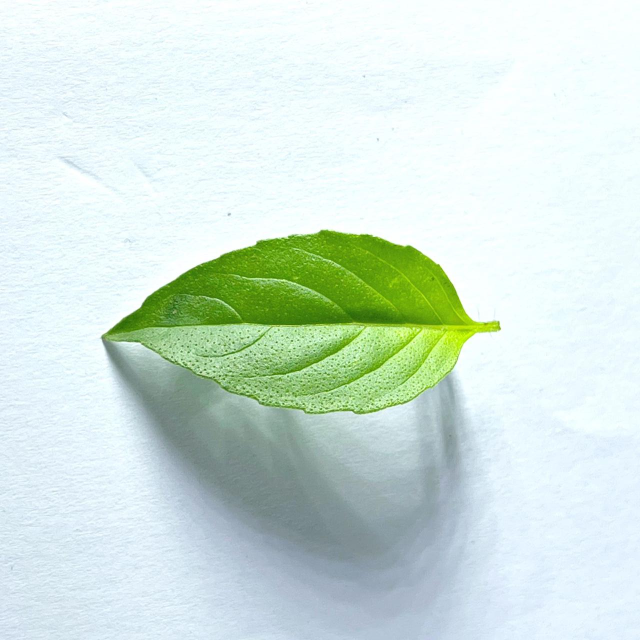
#> input picture images/daun_kemangi/026.jpeg, 1280 x 1280 px, found by its file name (shown at 1/2 size)
$ jupyter execute if_basic_command.ipynb   (shell and % lines are left out)
#> lines starting #> are read from the running program, lines starting #| are printed output that depends on the picture; after the words box and inside, x2 and y2 are one past the last pixel; in counts of white or black regions, pixels touching at a corner belong together
[cell 1]
from matplotlib import pyplot as plt
import numpy as np
import argparse
import imutils
import cv2

[cell 2]
def plt_imshow(title, image):
	# convert the image frame BGR to RGB color space and display it
	image = cv2.cvtColor(image, cv2.COLOR_BGR2RGB)
	plt.imshow(image)
	plt.title(title)
	plt.grid(False)
	plt.show()

[cell 3]
args = {
	"image": "026.jpeg",
}

[cell 4]
image = cv2.imread(args["image"])
#> image is the input picture: shape (1280, 1280, 3); mean B, G, R 218.8, 228, 210
(h, w, c) = image.shape[:3]
#> h = 1280; w = 1280; c = 3

# display the image width, height, and number of channels to our
# terminal
print("width: {} pixels".format(image.shape[1]))
#| width: 1280 pixels
print("height: {}  pixels".format(image.shape[0]))
#| height: 1280  pixels
print("channels: {}".format(image.shape[2]))
#| channels: 3

[cell 5]
plt_imshow("Image", image)

# save the image back to disk (OpenCV handles converting image
# filetypes automatically)
cv2.imwrite("026_new.jpeg", image)
#> Out = True

No. 2
Rotation

[cell 6]
image = cv2.imread(args["image"])
plt_imshow("Original", image)

# grab the dimensions of the image and calculate the center of the
# image
(h, w) = image.shape[:2]
(cX, cY) = (w // 2, h // 2)
#> cX = 640; cY = 640

# rotate our image by 45 degrees around the center of the image
M = cv2.getRotationMatrix2D((cX, cY), 45, 1.0)
rotated = cv2.warpAffine(image, M, (w, h))
plt_imshow("Rotated by 45 Degrees", rotated)

# rotate our image by -90 degrees around the image
M = cv2.getRotationMatrix2D((cX, cY), -90, 1.0)
rotated = cv2.warpAffine(image, M, (w, h))
plt_imshow("Rotated by -90 Degrees", rotated)

[cell 7]
# rotate our image around an arbitrary point rather than the center
M = cv2.getRotationMatrix2D((10, 10), 45, 1.0)
rotated = cv2.warpAffine(image, M, (w, h))
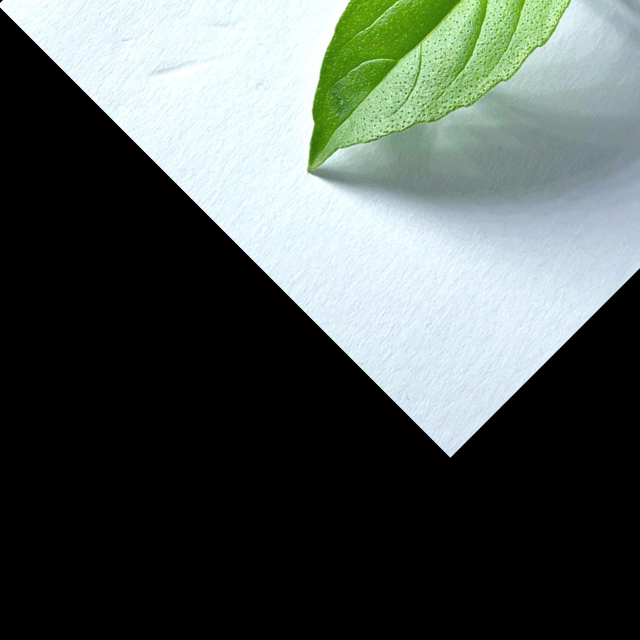
#> rotated: shape (1280, 1280, 3) (shown at 1/2 size); mean B, G, R 86.4, 90.5, 81.5
plt_imshow("Rotated by Arbitrary Point", rotated)

[cell 8]
# use our imutils function to rotate an image 180 degrees
rotated = imutils.rotate(image, 180)
plt_imshow("Rotated by 180 Degrees", rotated)

[cell 9]
# rotate our image by 33 degrees counterclockwise, ensuring the
# entire rotated image still views in the viewing area
rotated = imutils.rotate_bound(image, -33)
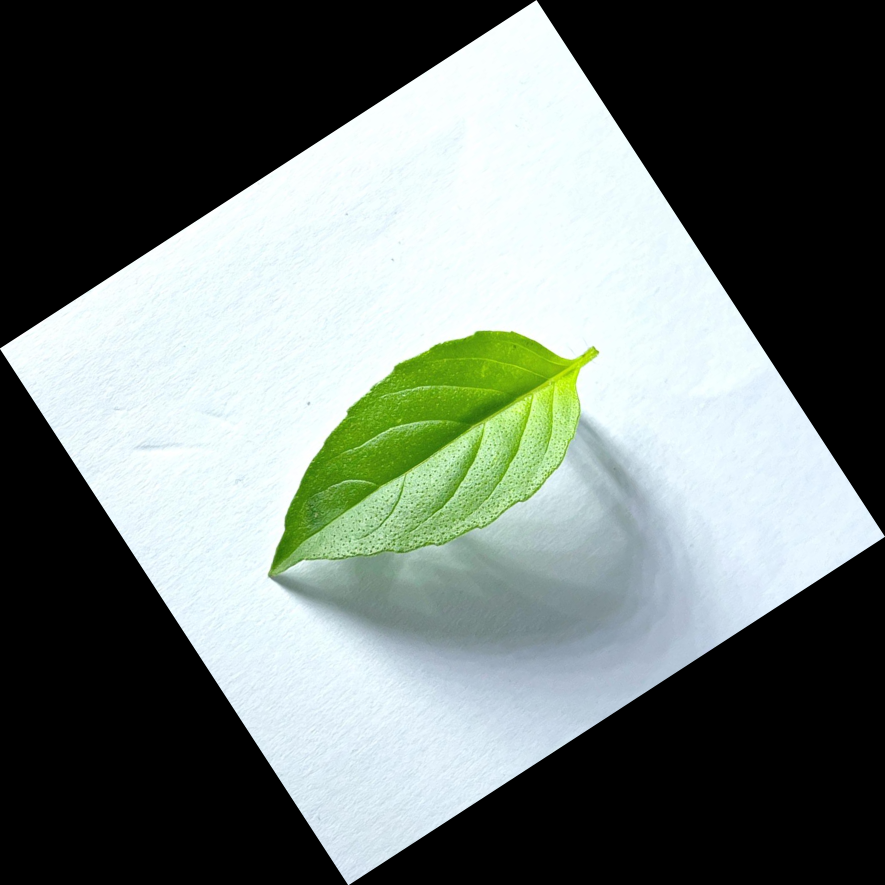
#> rotated: shape (1770, 1770, 3) (shown at 1/2 size); mean B, G, R 114.4, 119.3, 109.8
plt_imshow("Rotated Without Cropping", rotated)

No. 3
Resize

[cell 10]
# load the original input image and display it to our screen
image = cv2.imread(args["image"])
plt_imshow("Original", image)

# let's resize our image to be 150 pixels wide, but in order to
# prevent our resized image from being skewed/distorted, we must
# first calculate the ratio of the *new* width to the *old* width
r = 150.0 / image.shape[1]
#> r = 0.117
dim = (150, int(image.shape[0] * r))
#> dim = (150, 150)

# perform the actual resizing of the image
resized = cv2.resize(image, dim, interpolation=cv2.INTER_AREA)
plt_imshow("Resized (Width)", resized)

[cell 11]
# let's resize the image to have a width of 50 pixels, again keeping
# in mind the aspect ratio
r = 50.0 / image.shape[0]
#> r = 0.0391
dim = (int(image.shape[1] * r), 50)
#> dim = (50, 50)

# perform the resizing
resized = cv2.resize(image, dim, interpolation=cv2.INTER_AREA)
#> resized: shape (50, 50, 3)
plt_imshow("Resized (Height)", resized)

[cell 12]
# calculating the ratio each and every time we want to resize an
# image is a real pain, so let's use the imutils convenience
# function which will *automatically* maintain our aspect ratio
# for us
resized = imutils.resize(image, width=100)
#> resized: shape (100, 100, 3)
plt_imshow("Resized via imutils", resized)

[cell 13]
# construct the list of interpolation methods in OpenCV
methods = [
	("cv2.INTER_NEAREST", cv2.INTER_NEAREST),
	("cv2.INTER_LINEAR", cv2.INTER_LINEAR),
	("cv2.INTER_AREA", cv2.INTER_AREA),
	("cv2.INTER_CUBIC", cv2.INTER_CUBIC),
	("cv2.INTER_LANCZOS4", cv2.INTER_LANCZOS4)]

# loop over the interpolation methods
for (name, method) in methods:
	# increase the size of the image by 3x using the current
	# interpolation method
	print("[INFO] {}".format(name))
	resized = imutils.resize(image, width=image.shape[1] * 3,
		inter=method)
	plt_imshow("Method: {}".format(name), resized)

No. 4
Flipping

[cell 14]
# load the original input image and display it to our screen
image = cv2.imread(args["image"])
plt_imshow("Original", image)

# flip the image horizontally
print("[INFO] flipping image horizontally...")
flipped = cv2.flip(image, 1)
plt_imshow("Flipped Horizontally", flipped)

[cell 15]
# flip the image vertically
flipped = cv2.flip(image, 0)
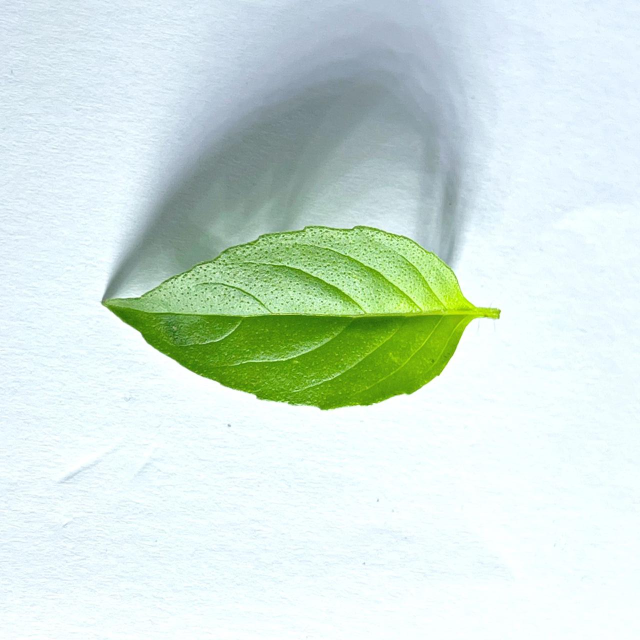
#> flipped: shape (1280, 1280, 3) (shown at 1/2 size); mean B, G, R 218.8, 228, 210
print("[INFO] flipping image vertically...")
plt_imshow("Flipped Vertically", flipped)

[cell 16]
# flip the image along both axes
flipped = cv2.flip(image, -1)
print("[INFO] flipping image horizontally and vertically...")
plt_imshow("Flipped Horizontally & Vertically", flipped)

No. 5
Cropping

[cell 17]
# load the input image and display it to our screen
image = cv2.imread(args["image"])
plt_imshow("Original", image)

# cropping an image with OpenCV is accomplished via simple NumPy
# array slices in startY:endY, startX:endX order -- here we are
# cropping the monitor from the image (these coordinates were
# determined using photo editing software such as Photoshop,
# GIMP, Paint, etc.)
# Dimension lab.jpeg = 720x1600
lab = image[100:550, 100:500]
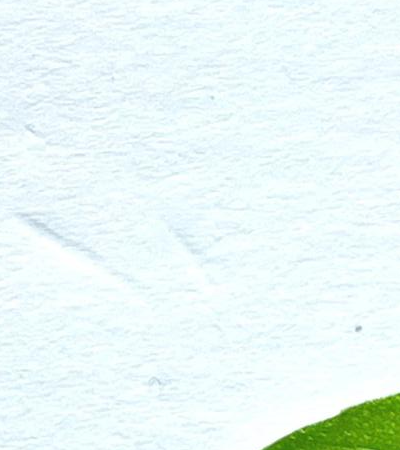
#> lab: shape (450, 400, 3); mean B, G, R 246.3, 248.2, 234.3
plt_imshow("lab", lab)

No. 6
Masking

[cell 18]
# load the original input image and display it to our screen
image = cv2.imread(args["image"])
plt_imshow("Original", image)

# a mask is the same size as our image, but has only two pixel
# values, 0 and 255 -- pixels with a value of 0 (background) are
# ignored in the original image while mask pixels with a value of
# 255 (foreground) are allowed to be kept
mask = np.zeros(image.shape[:2], dtype="uint8")
cv2.rectangle(mask, (0, 90), (290, 450), 255, -1)
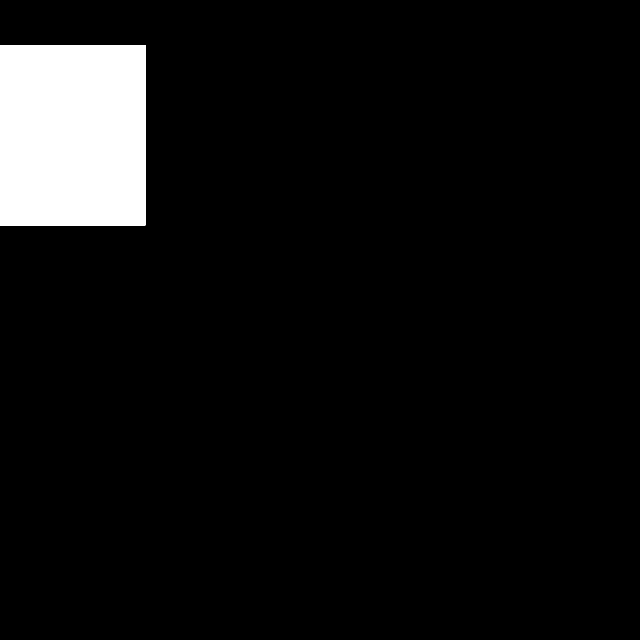
#> mask: shape (1280, 1280) (shown at 1/2 size); 6.4% white; 1 white region, box (x1, y1, x2, y2) and area: (0, 90, 291, 451) 105051
plt_imshow("Rectangular Mask", mask)

# apply our mask -- notice how only the person in the image is
# cropped out
masked = cv2.bitwise_and(image, image, mask=mask)
plt_imshow("Mask Applied to Image", masked)

[cell 19]
# now, let's make a circular mask with a radius of 100 pixels and
# apply the mask again
mask = np.zeros(image.shape[:2], dtype="uint8")
cv2.circle(mask, (145, 200), 100, 255, -1)
#> mask: shape (1280, 1280); 1.9% white; 1 white region, box (x1, y1, x2, y2) and area: (45, 100, 246, 301) 31417
masked = cv2.bitwise_and(image, image, mask=mask)

# show the output images
plt_imshow("Circular Mask", mask)
plt_imshow("Mask Applied to Image", masked)

No. 7
Splitting and merging channel

[cell 20]
# load the input image and grab each channel -- note how OpenCV
# represents images as NumPy arrays with channels in Blue, Green,
# Red ordering rather than Red, Green Blue
image = cv2.imread(args["image"])
(B, G, R) = cv2.split(image)
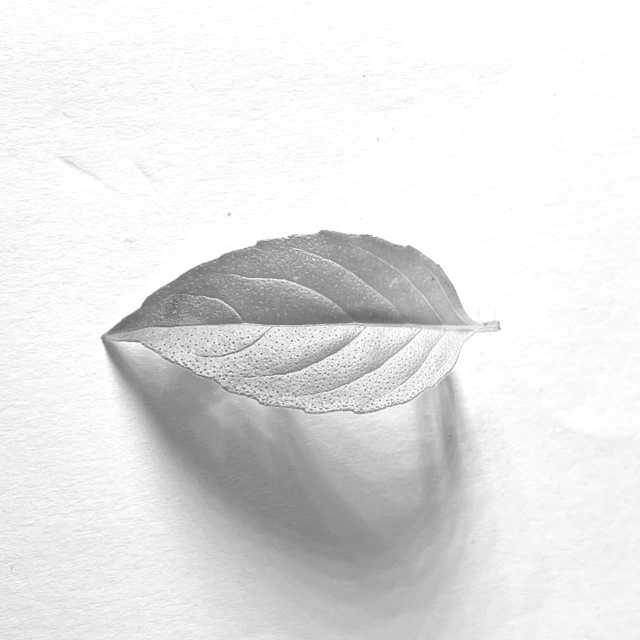
#> G: shape (1280, 1280) (shown at 1/2 size); min 86, max 255, mean 228
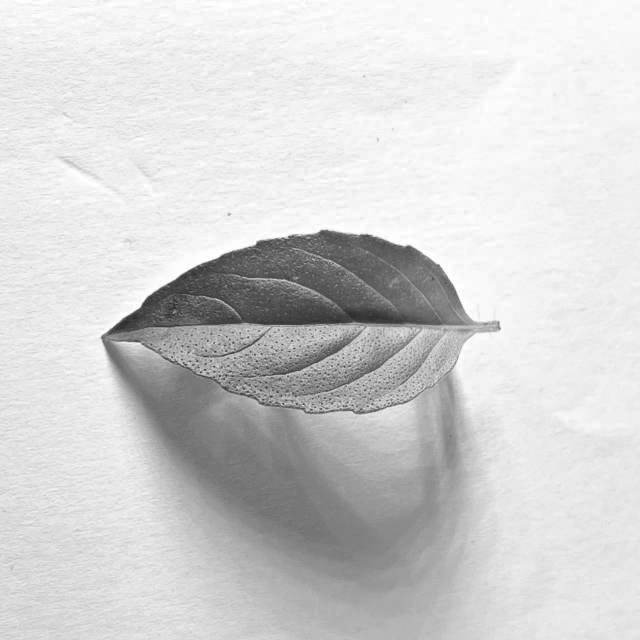
#> R: shape (1280, 1280) (shown at 1/2 size); min 33, max 255, mean 210

# show each channel individually
plt_imshow("Red", R)
plt_imshow("Green", G)
plt_imshow("Blue", B)

[cell 21]
merged = cv2.merge([B, G, R])
plt_imshow("Merged", merged)

[cell 22]
# visualize each channel in color
zeros = np.zeros(image.shape[:2], dtype="uint8")
plt_imshow("Red", cv2.merge([zeros, zeros, R]))
#> in plt_imshow (call 32), `image = cv2.cvtColor(image, cv2.COLOR_BGR2RGB)`:
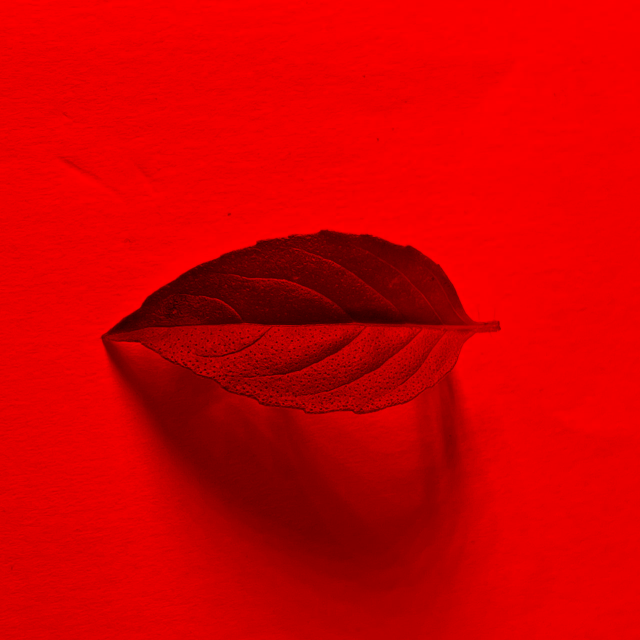
#> image: shape (1280, 1280, 3) (shown at 1/2 size); mean R, G, B 210, 0, 0
plt_imshow("Green", cv2.merge([zeros, G, zeros]))
#> in plt_imshow (call 33), `image = cv2.cvtColor(image, cv2.COLOR_BGR2RGB)`:
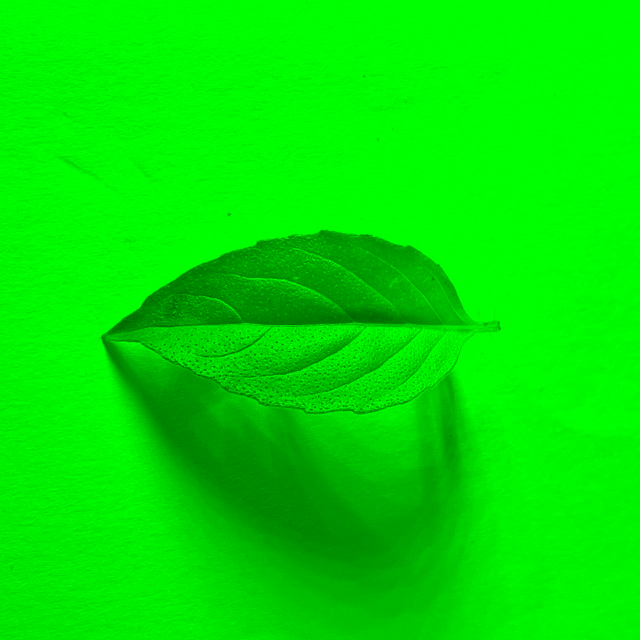
#> image: shape (1280, 1280, 3) (shown at 1/2 size); mean R, G, B 0, 228, 0
plt_imshow("Blue", cv2.merge([B, zeros, zeros]))
#> in plt_imshow (call 34), `image = cv2.cvtColor(image, cv2.COLOR_BGR2RGB)`:
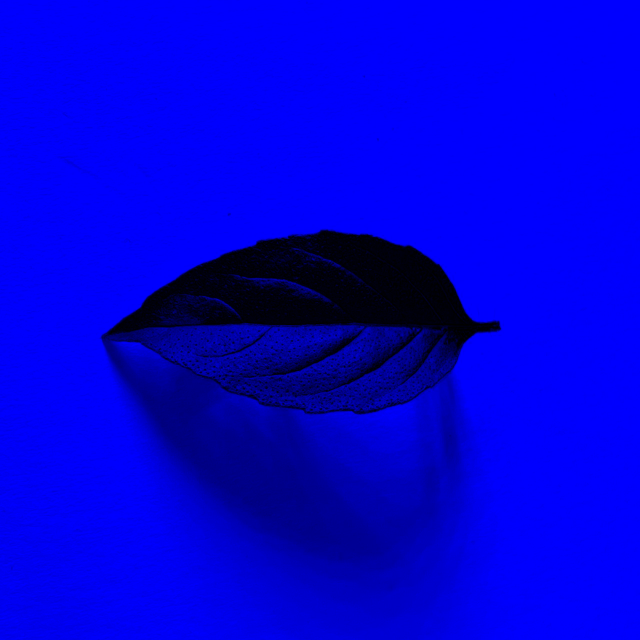
#> image: shape (1280, 1280, 3) (shown at 1/2 size); mean R, G, B 0, 0, 218.8

$ run again, with images/daun_kemangi/027.jpeg copied over images/daun_kemangi/026.jpeg
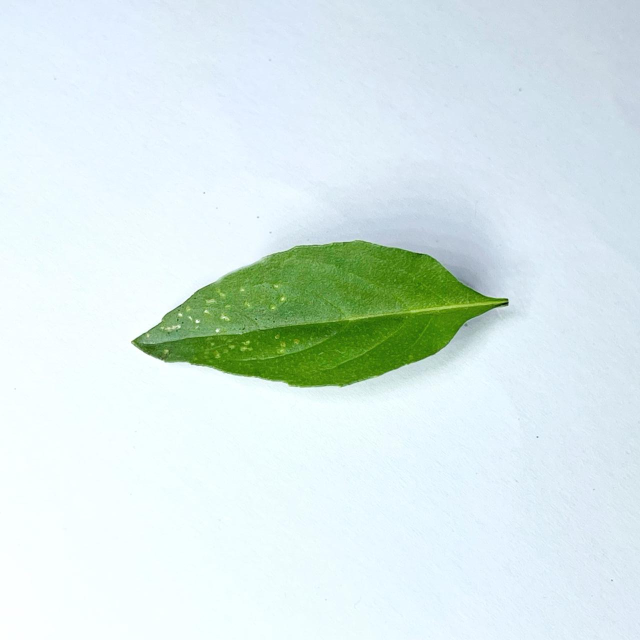
#> input picture images/daun_kemangi/027.jpeg, 1280 x 1280 px, found by its file name (shown at 1/2 size)
#> image is the input picture: shape (1280, 1280, 3); mean B, G, R 230.7, 232.9, 216.4
#| width: 1280 pixels
#| height: 1280  pixels
#| channels: 3
#> Out = True
#> image: shape (1770, 1770, 3)
#> image: shape (150, 150, 3)
#> image: shape (50, 50, 3)
#> image: shape (100, 100, 3)
#> image: shape (1280, 1280, 3)
#> image: shape (450, 400, 3)
#> image: shape (1280, 1280, 3); 6.4% white; 1 white region, box (x1, y1, x2, y2) and area: (0, 90, 291, 451) 105051
#> image: shape (1280, 1280, 3); 1.9% white; 1 white region, box (x1, y1, x2, y2) and area: (45, 100, 246, 301) 31417
#> `(B, G, R) = cv2.split(image)`:
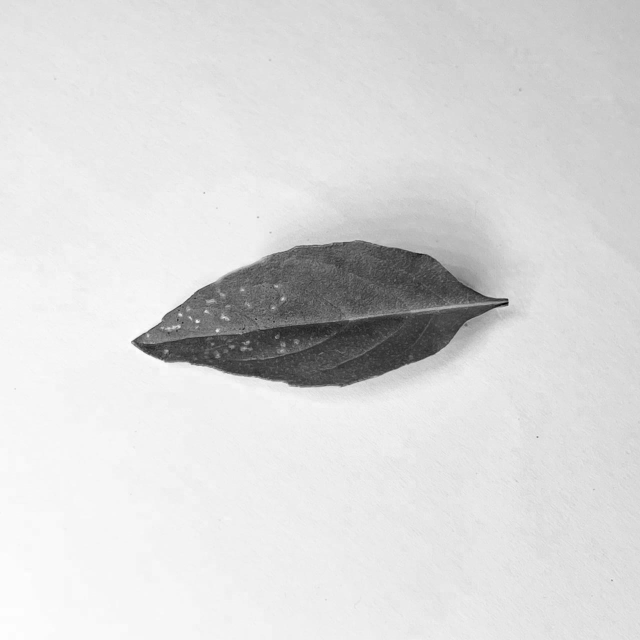
#> R: shape (1280, 1280) (shown at 1/2 size); min 0, max 255, mean 216.4
#> in plt_imshow (call 34), `image = cv2.cvtColor(image, cv2.COLOR_BGR2RGB)`:
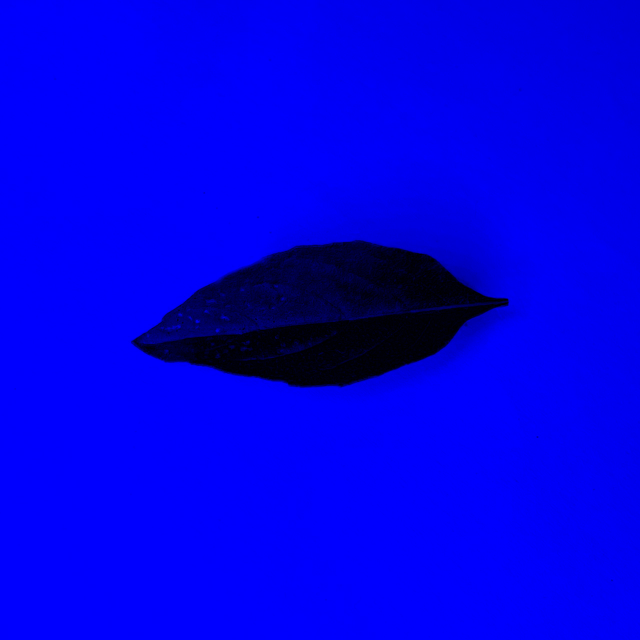
#> image: shape (1280, 1280, 3) (shown at 1/2 size); mean R, G, B 0, 0, 230.7

$ run again, with images/daun_kemangi/028.jpeg copied over images/daun_kemangi/026.jpeg
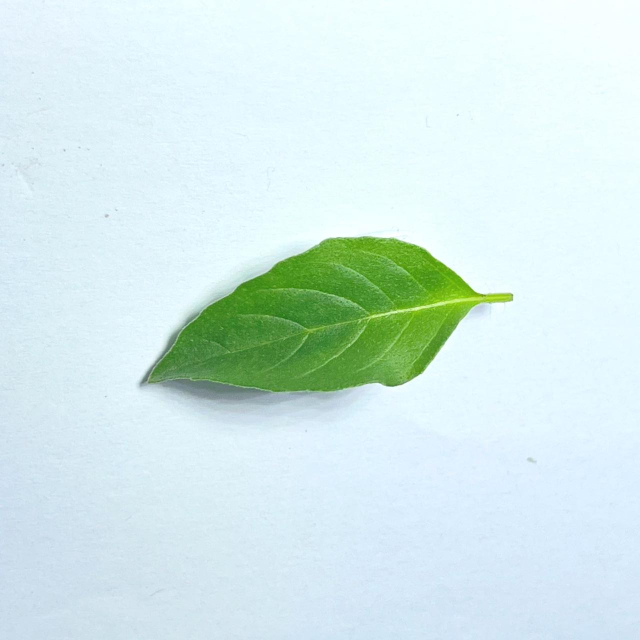
#> input picture images/daun_kemangi/028.jpeg, 1280 x 1280 px, found by its file name (shown at 1/2 size)
#> image is the input picture: shape (1280, 1280, 3); mean B, G, R 232.2, 234.2, 212.2
#| width: 1280 pixels
#| height: 1280  pixels
#| channels: 3
#> Out = True
#> image: shape (1770, 1770, 3)
#> image: shape (150, 150, 3)
#> image: shape (50, 50, 3)
#> image: shape (100, 100, 3)
#> image: shape (1280, 1280, 3)
#> image: shape (450, 400, 3)
#> image: shape (1280, 1280, 3); 6.4% white; 1 white region, box (x1, y1, x2, y2) and area: (0, 90, 291, 451) 105051
#> image: shape (1280, 1280, 3); 1.9% white; 1 white region, box (x1, y1, x2, y2) and area: (45, 100, 246, 301) 31417
#> in plt_imshow (call 34), `image = cv2.cvtColor(image, cv2.COLOR_BGR2RGB)`:
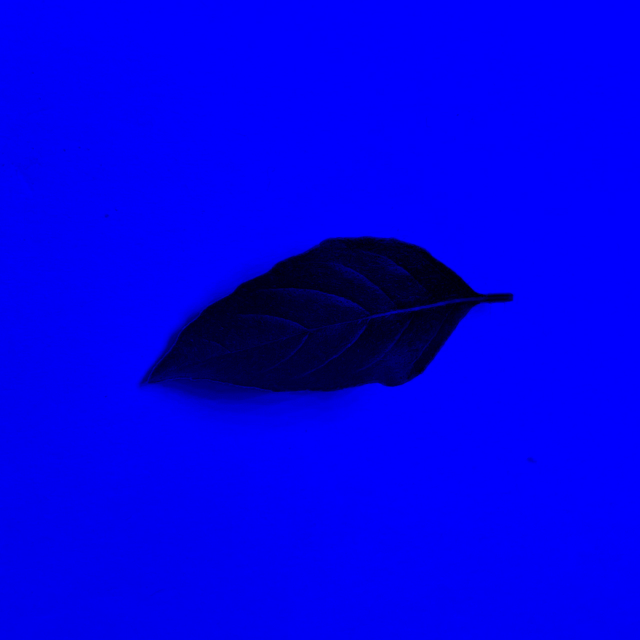
#> image: shape (1280, 1280, 3) (shown at 1/2 size); mean R, G, B 0, 0, 232.2
